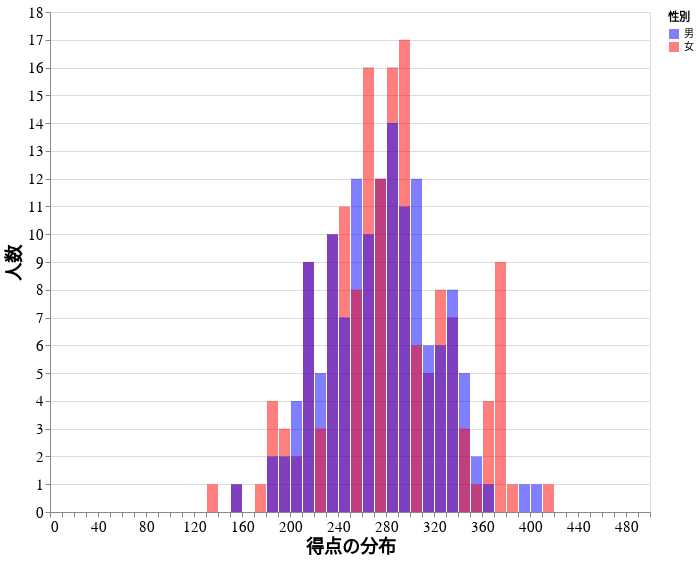

Notebook cell for this chart:
### Markdown cell above
## ヒストグラム
得点の分布を調べる際に有効である。

### Code cell
import altair as alt
from altair_saver import save

histgram = (
    alt.Chart(df)
    .mark_bar(opacity=0.5)
    .encode(
        x=alt.X(
            "合計",
            bin=alt.Bin(step=10, extent=[0, 500]),
            axis=alt.Axis(
                labelFontSize=15, ticks=True, titleFontSize=18, title="得点の分布"
            ),
        ),
        y=alt.Y(
            "count(合計)",
            axis=alt.Axis(labelFontSize=15, ticks=True, titleFontSize=18, title="人数"),
            stack=None,
        ),
        color=alt.Color(
            "性別",
            scale=alt.Scale(domain=sex, range=["blue", "red"]),
        ),
    )
    .properties(width=600, height=500)
    .interactive()
)

save(histgram, "histgram.html", embed_options={"actions": True})
histgram

### Figure 1 — Vega-Lite specification as saved in the notebook (floating-point values rounded to 4 significant figures; data arrays with more than 128 entries replaced by an {"elided": "..."} marker saying what was removed)
{"config": {"view": {"continuousWidth": 400, "continuousHeight": 300}}, "data": {"name": "data-d9351a7713218fa517218618800cbad0"}, "mark": {"type": "bar", "opacity": 0.5}, "encoding": {"color": {"field": "性別", "scale": {"domain": ["男", "女"], "range": ["blue", "red"]}, "type": "nominal"}, "x": {"axis": {"labelFontSize": 15, "ticks": true, "title": "得点の分布", "titleFontSize": 18}, "bin": {"extent": [0, 500], "step": 10}, "field": "合計", "type": "quantitative"}, "y": {"aggregate": "count", "axis": {"labelFontSize": 15, "ticks": true, "title": "人数", "titleFontSize": 18}, "field": "合計", "stack": null, "type": "quantitative"}}, "height": 500, "selection": {"selector002": {"type": "interval", "bind": "scales", "encodings": ["x", "y"]}}, "width": 600, "$schema": "https://vega.github.io/schema/vega-lite/v4.17.0.json", "datasets": {"data-d9351a7713218fa517218618800cbad0": {"elided": "300 records"}}}
